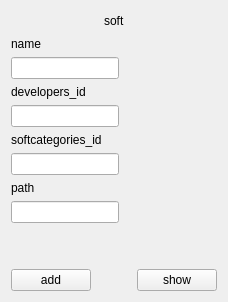
      <widget class="QWidget" name="page_9">
       <layout class="QVBoxLayout" name="verticalLayout_18">
        <item>
         <layout class="QHBoxLayout" name="horizontalLayout_24">
          <item>
           <spacer name="horizontalSpacer_30">
            <property name="orientation">
             <enum>Qt::Horizontal</enum>
            </property>
            <property name="sizeHint" stdset="0">
             <size>
              <width>40</width>
              <height>20</height>
             </size>
            </property>
           </spacer>
          </item>
          <item>
           <widget class="QLabel" name="label_16">
            <property name="text">
             <string>soft</string>
            </property>
           </widget>
          </item>
          <item>
           <spacer name="horizontalSpacer_31">
            <property name="orientation">
             <enum>Qt::Horizontal</enum>
            </property>
            <property name="sizeHint" stdset="0">
             <size>
              <width>40</width>
              <height>20</height>
             </size>
            </property>
           </spacer>
          </item>
         </layout>
        </item>
        <item>
         <layout class="QHBoxLayout" name="horizontalLayout_23">
          <item>
           <layout class="QVBoxLayout" name="verticalLayout_17">
            <item>
             <widget class="QLabel" name="label_15">
              <property name="text">
               <string>name</string>
              </property>
             </widget>
            </item>
            <item>
             <widget class="QLineEdit" name="lineEdit_8"/>
            </item>
            <item>
             <widget class="QLabel" name="label_32">
              <property name="text">
               <string>developers_id</string>
              </property>
             </widget>
            </item>
            <item>
             <widget class="QLineEdit" name="lineEdit_21"/>
            </item>
            <item>
             <widget class="QLabel" name="label_33">
              <property name="text">
               <string>softcategories_id</string>
              </property>
             </widget>
            </item>
            <item>
             <widget class="QLineEdit" name="lineEdit_22"/>
            </item>
            <item>
             <widget class="QLabel" name="label_34">
              <property name="text">
               <string>path</string>
              </property>
             </widget>
            </item>
            <item>
             <widget class="QLineEdit" name="lineEdit_23"/>
            </item>
            <item>
             <spacer name="verticalSpacer_9">
              <property name="orientation">
               <enum>Qt::Vertical</enum>
              </property>
              <property name="sizeHint" stdset="0">
               <size>
                <width>20</width>
                <height>40</height>
               </size>
              </property>
             </spacer>
            </item>
           </layout>
          </item>
          <item>
           <spacer name="horizontalSpacer_29">
            <property name="orientation">
             <enum>Qt::Horizontal</enum>
            </property>
            <property name="sizeHint" stdset="0">
             <size>
              <width>40</width>
              <height>20</height>
             </size>
            </property>
           </spacer>
          </item>
         </layout>
        </item>
        <item>
         <layout class="QHBoxLayout" name="horizontalLayout_25">
          <item>
           <widget class="QPushButton" name="pushButton_19">
            <property name="text">
             <string>add</string>
            </property>
           </widget>
          </item>
          <item>
           <spacer name="horizontalSpacer_32">
            <property name="orientation">
             <enum>Qt::Horizontal</enum>
            </property>
            <property name="sizeHint" stdset="0">
             <size>
              <width>40</width>
              <height>20</height>
             </size>
            </property>
           </spacer>
          </item>
          <item>
           <widget class="QPushButton" name="pushButton_20">
            <property name="text">
             <string>show</string>
            </property>
           </widget>
          </item>
         </layout>
        </item>
       </layout>
      </widget>
